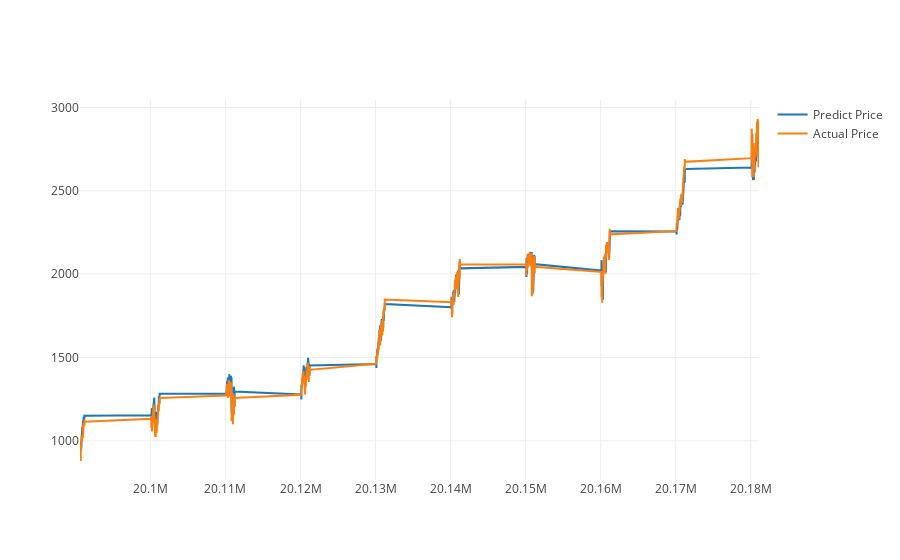

Notebook code for this chart:
### Code cell
actual_chart = go.Scatter(x=predictDates, y=testY_reshape, name= 'Actual Price')
predict_chart = go.Scatter(x=predictDates, y=yhat_reshape, name= 'Predict Price')
py.iplot([predict_chart, actual_chart])

### Figure 1 — Plotly figure (JSON) as saved in the notebook; plotly's stock layout.template omitted (floating-point values rounded to 4 significant figures; data arrays with more than 128 entries replaced by an {"elided": "..."} marker saying what was removed)
{"data": [{"name": "Predict Price", "type": "scatter", "uid": "25b07eea-6988-4392-a5a0-de1e66c416db", "x": {"elided": "2366 int values"}, "y": {"elided": "2366 float values"}}, {"name": "Actual Price", "type": "scatter", "uid": "e4e047d9-1bdc-436d-a308-f1053420612c", "x": {"elided": "2366 int values"}, "y": {"elided": "2366 float values"}}], "layout": {}}
